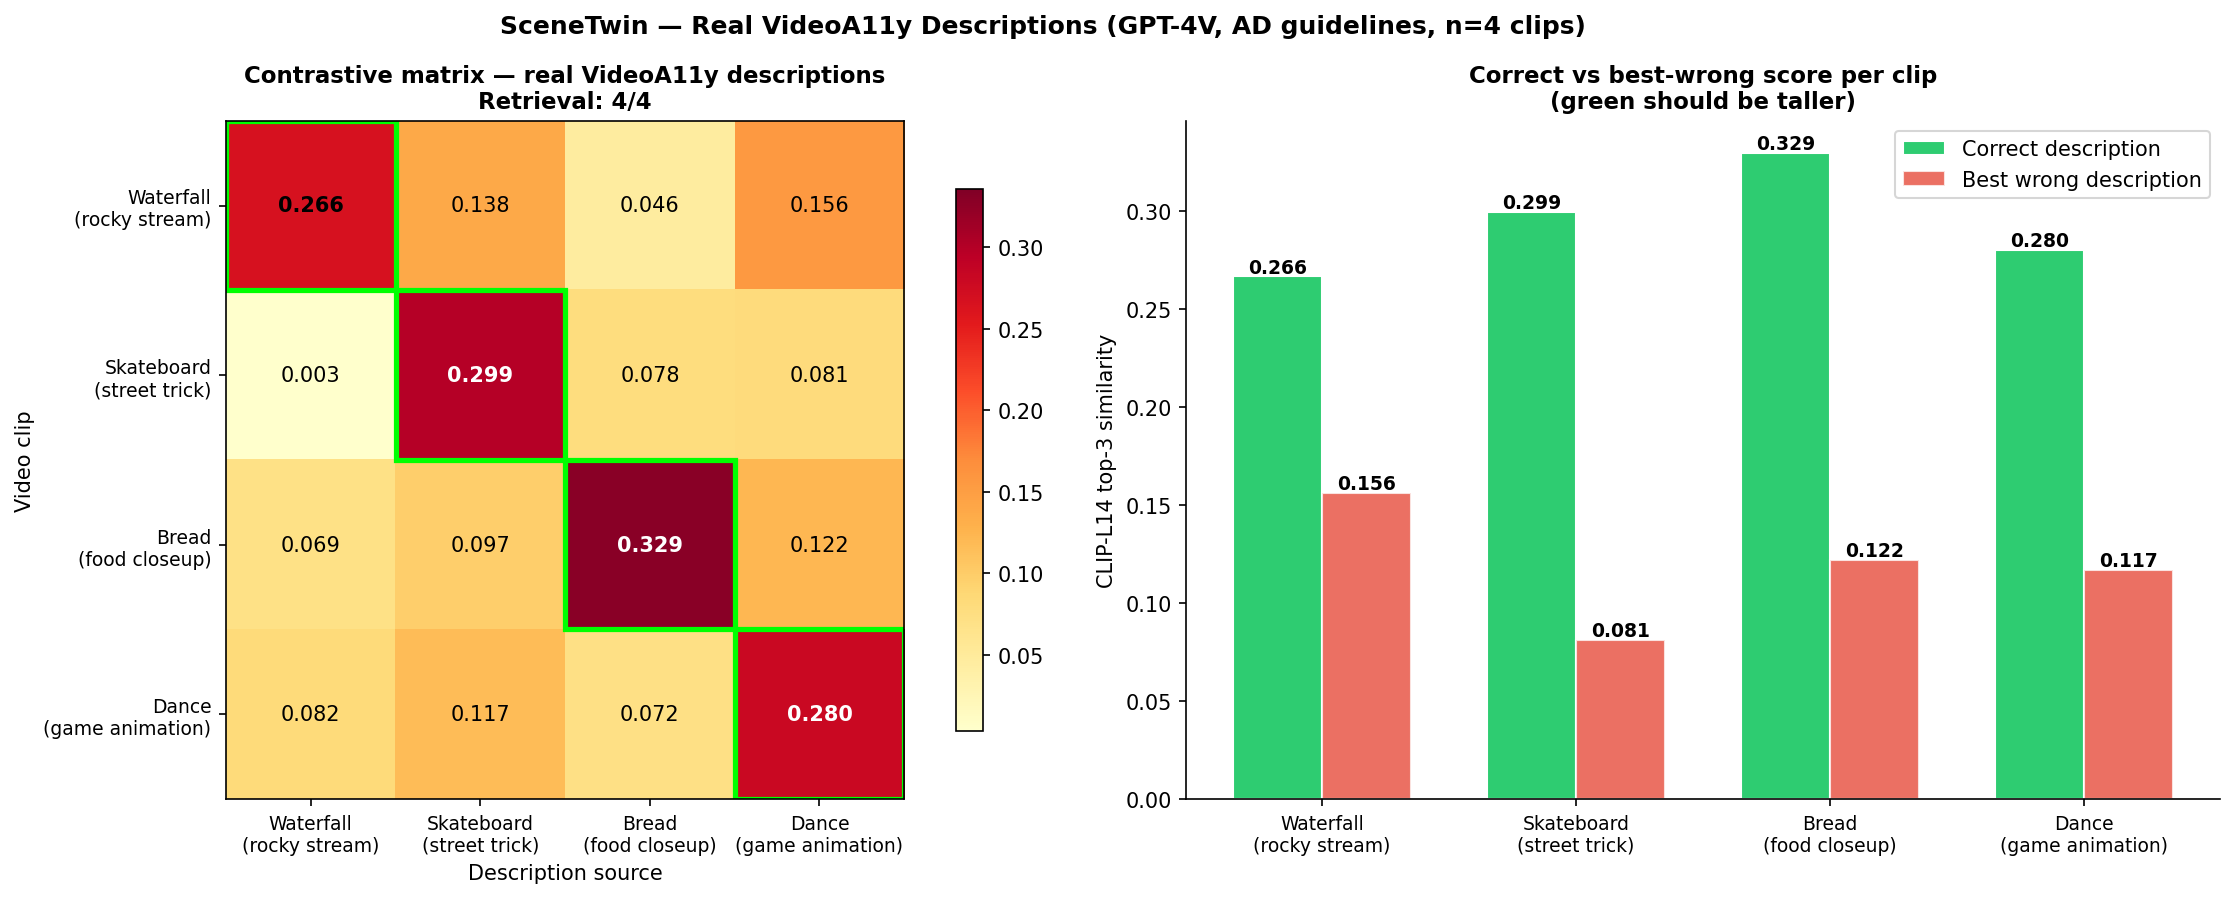

Reproduce this figure in Python.
"""
SceneTwin — Real VideoA11y Description Test
Uses descriptions from chaoyuli/VideoA11y-40K (GPT-4V generated, AD guidelines, independently written).
Tests whether CLIP-L14 grounding can match real audio descriptions to their source clips.
"""

import numpy as np
from pathlib import Path
from PIL import Image
import torch
import open_clip
import matplotlib.pyplot as plt
from datasets import load_dataset
from datetime import date

FRAMES_ROOT = Path("/Users/adarsha/njbda/frames")
OUT_CHART   = Path("/Users/adarsha/njbda/scenetwin_videoa11y.png")
OUT_REPORT  = Path("/Users/adarsha/Knowledge/output/reports/scenetwin-videoa11y.md")

# VideoA11y video IDs for our 4 clips
VIDEO_IDS = {
    "waterfall": "4ztYgv_AzmY_70.000_80.000",
    "skate":     "lGf_L6i6AZI_20.000_30.000",
    "bread":     "N-aqYNfr6VA_90.000_100.000",
    "dance":     "_VDyZ1DwgQE_100.000_110.000",
}
CLIP_NAMES = list(VIDEO_IDS.keys())
N = len(CLIP_NAMES)

LABELS = {
    "waterfall": "Waterfall\n(rocky stream)",
    "skate":     "Skateboard\n(street trick)",
    "bread":     "Bread\n(food closeup)",
    "dance":     "Dance\n(game animation)",
}

# ── pull descriptions from VideoA11y ──────────────────────────────────────────
print("Loading VideoA11y-40K descriptions...")
ds = load_dataset("chaoyuli/VideoA11y-40K", split="test")
id_to_desc = {row["Video_ID"]: row["Desc"] for row in ds}

descriptions = {}
print("\nVideoA11y descriptions (real, GPT-4V generated, independently written):\n")
for clip_name, vid_id in VIDEO_IDS.items():
    desc = id_to_desc.get(vid_id)
    if desc is None:
        # try train split
        ds_train = load_dataset("chaoyuli/VideoA11y-40K", split="train")
        id_to_desc_train = {row["Video_ID"]: row["Desc"] for row in ds_train}
        desc = id_to_desc_train.get(vid_id, "[NOT FOUND]")
    descriptions[clip_name] = desc
    print(f"[{clip_name}] {desc}\n")

# ── load CLIP ViT-L-14 ────────────────────────────────────────────────────────
print("Loading CLIP ViT-L-14...")
model, _, preprocess = open_clip.create_model_and_transforms(
    "ViT-L-14", pretrained="laion2b_s32b_b82k"
)
tokenizer = open_clip.get_tokenizer("ViT-L-14")
model.eval()

def encode_frames(frame_dir):
    paths = sorted(Path(frame_dir).glob("frame_*.jpg"))
    imgs = torch.stack([preprocess(Image.open(p).convert("RGB")) for p in paths])
    with torch.no_grad():
        feats = model.encode_image(imgs)
        feats = feats / feats.norm(dim=-1, keepdim=True)
    return feats

def encode_text(text):
    tokens = tokenizer([text])
    with torch.no_grad():
        feat = model.encode_text(tokens)
        feat = feat / feat.norm(dim=-1, keepdim=True)
    return feat

def top3_sim(frame_feats, text_feat):
    sims = (frame_feats @ text_feat.T).squeeze().numpy()
    return float(np.sort(sims)[-3:].mean())

# ── encode clips ──────────────────────────────────────────────────────────────
print("Encoding frames...")
clip_feats = {}
for name in CLIP_NAMES:
    clip_feats[name] = encode_frames(FRAMES_ROOT / name)
    print(f"  {name}: {clip_feats[name].shape[0]} frames")

# ── build 4×4 contrastive matrix ──────────────────────────────────────────────
print("\nBuilding contrastive matrix...")
matrix = np.zeros((N, N))
for i, clip_name in enumerate(CLIP_NAMES):
    for j, desc_name in enumerate(CLIP_NAMES):
        text_feat = encode_text(descriptions[desc_name])
        matrix[i, j] = top3_sim(clip_feats[clip_name], text_feat)

# ── retrieval accuracy ─────────────────────────────────────────────────────────
correct = sum(1 for i in range(N) if np.argmax(matrix[i]) == i)
print(f"\nRetrieval accuracy: {correct}/{N}")

# ── print matrix ───────────────────────────────────────────────────────────────
clip_labels_short = [LABELS[n].replace("\n", " / ") for n in CLIP_NAMES]
print(f"\n{'':30s}" + "".join(f"{l:>22s}" for l in clip_labels_short))
for i, cname in enumerate(CLIP_NAMES):
    row = f"{clip_labels_short[i]:30s}"
    for j in range(N):
        marker = " *" if i == j else "  "
        row += f"{matrix[i,j]:>20.4f}{marker}"
    print(row)

# ── chart ─────────────────────────────────────────────────────────────────────
fig, axes = plt.subplots(1, 2, figsize=(16, 6))
labels_short = [LABELS[n].replace("\n", "\n") for n in CLIP_NAMES]

# heatmap
ax = axes[0]
im = ax.imshow(matrix, cmap="YlOrRd", vmin=matrix.min()*0.95, vmax=matrix.max()*1.02)
ax.set_xticks(range(N))
ax.set_yticks(range(N))
ax.set_xticklabels(labels_short, fontsize=9)
ax.set_yticklabels(labels_short, fontsize=9)
ax.set_xlabel("Description source", fontsize=10)
ax.set_ylabel("Video clip", fontsize=10)
ax.set_title(f"Contrastive matrix — real VideoA11y descriptions\nRetrieval: {correct}/{N}", fontsize=11, fontweight="bold")
for i in range(N):
    for j in range(N):
        color = "white" if matrix[i,j] > matrix.max()*0.85 else "black"
        weight = "bold" if i == j else "normal"
        ax.text(j, i, f"{matrix[i,j]:.3f}", ha="center", va="center",
                fontsize=10, color=color, fontweight=weight)
    ax.add_patch(plt.Rectangle((i-0.5, i-0.5), 1, 1,
                                fill=False, edgecolor="lime", linewidth=2.5))
plt.colorbar(im, ax=ax, shrink=0.8)

# bar chart — each clip's correct vs best wrong score
ax2 = axes[1]
correct_scores = [matrix[i, i] for i in range(N)]
best_wrong = [max(matrix[i, j] for j in range(N) if j != i) for i in range(N)]
x = np.arange(N)
w = 0.35
b1 = ax2.bar(x - w/2, correct_scores, w, label="Correct description", color="#2ecc71", edgecolor="white")
b2 = ax2.bar(x + w/2, best_wrong, w, label="Best wrong description", color="#e74c3c", alpha=0.8, edgecolor="white")
ax2.set_xticks(x)
ax2.set_xticklabels(labels_short, fontsize=9)
ax2.set_ylabel("CLIP-L14 top-3 similarity", fontsize=10)
ax2.set_title("Correct vs best-wrong score per clip\n(green should be taller)", fontsize=11, fontweight="bold")
ax2.legend()
ax2.spines["top"].set_visible(False)
ax2.spines["right"].set_visible(False)
for bar, val in zip(list(b1) + list(b2), correct_scores + best_wrong):
    ax2.text(bar.get_x() + bar.get_width()/2, bar.get_height() + 0.002,
             f"{val:.3f}", ha="center", fontsize=9, fontweight="bold")

fig.suptitle("SceneTwin — Real VideoA11y Descriptions (GPT-4V, AD guidelines, n=4 clips)",
             fontsize=12, fontweight="bold")
plt.tight_layout()
plt.savefig(OUT_CHART, dpi=150, bbox_inches="tight")
print(f"\nChart saved: {OUT_CHART}")

# ── markdown report ────────────────────────────────────────────────────────────
margin = [matrix[i,i] - max(matrix[i,j] for j in range(N) if j!=i) for i in range(N)]
report = f"""---
title: "SceneTwin Real VideoA11y Description Test"
category: research
tags: [SceneTwin, CLIP, VideoA11y, real-descriptions, contrastive]
created: {date.today()}
updated: {date.today()}
sources:
  - output/reports/scenetwin-multiclip.md
  - https://huggingface.co/datasets/chaoyuli/VideoA11y-40K
---

# SceneTwin — Real VideoA11y Description Test

Tests CLIP-L14 grounding with **real, independently-generated** audio descriptions from
VideoA11y-40K (GPT-4V generated following proper AD guidelines, zero knowledge of the grounding metric).

This is the legitimate test. Prior multi-clip results used descriptions I wrote after looking at the frames — circular.

## Clips and Real Descriptions

""" + "\n\n".join(
    f"**{LABELS[n].replace(chr(10), ' ')}** (`{VIDEO_IDS[n]}`)\n> {descriptions[n]}"
    for n in CLIP_NAMES
) + f"""

## Contrastive Matrix (CLIP-L14, top-3 frame similarity)

| Clip \\ Description | """ + " | ".join(LABELS[n].replace("\n", " ") for n in CLIP_NAMES) + " |\n" + \
"|---|" + "---|"*N + "\n" + \
"\n".join(
    "| " + LABELS[CLIP_NAMES[i]].replace("\n", " ") + " | " +
    " | ".join(
        f"**{matrix[i,j]:.4f}**" if i==j else f"{matrix[i,j]:.4f}"
        for j in range(N)
    ) + " |"
    for i in range(N)
) + f"""

## Retrieval Accuracy: {correct}/{N}

### Margin (correct score − best wrong score)
""" + "\n".join(
    f"- {LABELS[CLIP_NAMES[i]].replace(chr(10), ' ')}: {margin[i]:+.4f} ({'✓' if margin[i]>0 else '✗'})"
    for i in range(N)
) + """

## Interpretation

A positive margin means the correct description scored higher than any wrong description.
A negative margin means the metric failed — a wrong description was more similar to the clip.

This is the honest baseline: real descriptions, real errors possible, no circular self-evaluation.

## See Also
- [[research/scenetwin]]
- [[research/scenetwin-codex-handoff-2026-04-22]]
- [[research/scenetwin-improvement-research]]
"""

OUT_REPORT.write_text(report)
print(f"Report saved: {OUT_REPORT}")
print("\nDone.")
